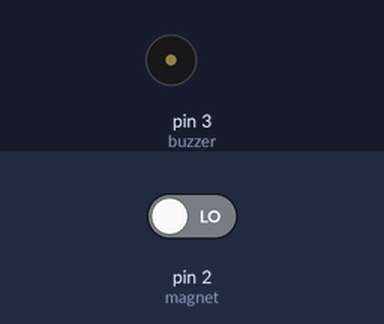
This sketch was run on a simulated Arduino Uno, built with avr-gcc and run on an emulated ATmega328P. On the bench: buzzer (waves = sounding, pin HIGH). The inputs (shaded band) are chosen by the test bench; at power-on: pin 2 (magnet) LOW.

Above: at 1.2 s.
1.3 s: pin 2 (magnet) driven HIGH
At 1.8 s:
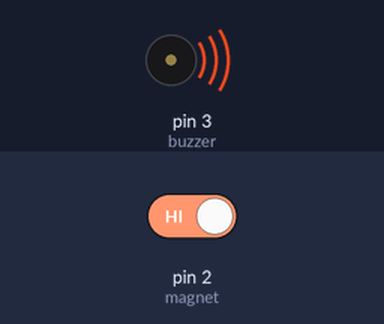
2.8 s: pin 2 (magnet) driven LOW
At 4.1 s:
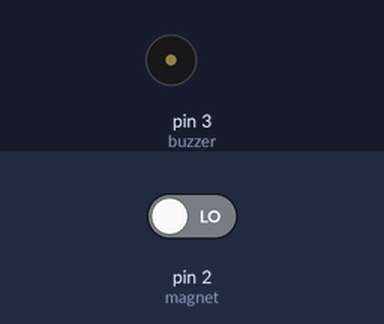
Timing chart, 0 to 5.8 s (numbered marks = the images above; inputs shaded):
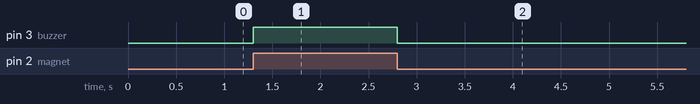

Measured:
- after the input at 1.3 s, pin 3 (buzzer): LOW → HIGH at once
- after the input at 2.8 s, pin 3 (buzzer): HIGH → LOW at once

The sketch:

Magnet_Detection_Alarm_With_Buzzer.ino
```cpp
/*=================MAGNET Detection ALARM WITH BUZZER==================
  Dibuat Oleh Tim Digiware
  =====================================================================
  Konfigurasi Pin:
  |------------------------------------------------|
  |                            | Arduino Base HAT  |
  |------------------------------------------------|
  |Grove - Magnetic Switch     |         D2        |
  |Grove - Buzzer              |         D3        |
  |------------------------------------------------|
*/

#define magnet 2
#define buzzer 3

void setup() {
  pinMode(magnet, INPUT);
  pinMode(buzzer, OUTPUT);

}

void loop() {
  byte state = digitalRead(magnet);
  if(state == 1)
  {
    digitalWrite(buzzer, HIGH);
  }
  else
  {
    digitalWrite(buzzer, LOW);
  }

}
```
